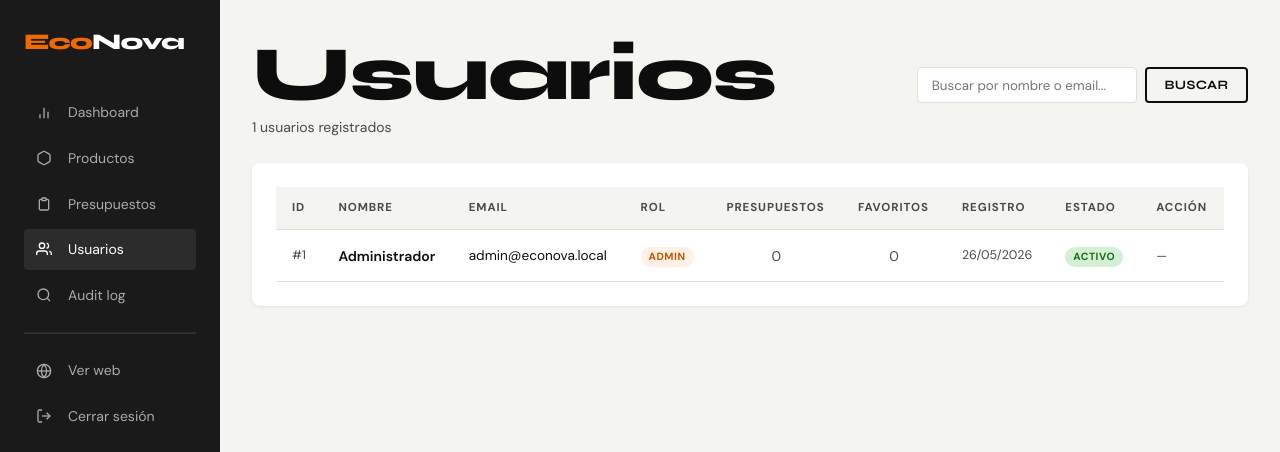
The app's page /admin/usuarios.php (signed in) with its own data.
### tables this page shows
CREATE TABLE usuarios (
  id          INT UNSIGNED AUTO_INCREMENT PRIMARY KEY,
  nombre      VARCHAR(100)        NOT NULL,
  email       VARCHAR(180)        NOT NULL UNIQUE,
  password    VARCHAR(255)        NOT NULL,           
  rol         ENUM('cliente','admin') NOT NULL DEFAULT 'cliente',
  activo      TINYINT(1)          NOT NULL DEFAULT 1,
  created_at  TIMESTAMP           NOT NULL DEFAULT CURRENT_TIMESTAMP,
  updated_at  TIMESTAMP           NOT NULL DEFAULT CURRENT_TIMESTAMP ON UPDATE CURRENT_TIMESTAMP,
  INDEX idx_email (email),
  INDEX idx_rol   (rol)
);

### includes/db.php (called while the page is built, shortened)
<?php
class Database {
    private static ?PDO $instance = null;
    public static function get(): PDO {
        if (self::$instance === null) {
            $dsn = sprintf(
                'mysql:host=%s;dbname=%s;charset=%s',
                DB_HOST, DB_NAME, DB_CHARSET
            );
            $options = [
                PDO::ATTR_ERRMODE            => PDO::ERRMODE_EXCEPTION,
                PDO::ATTR_DEFAULT_FETCH_MODE => PDO::FETCH_ASSOC,
                PDO::ATTR_EMULATE_PREPARES   => false,
                PDO::MYSQL_ATTR_INIT_COMMAND => "SET NAMES utf8mb4 COLLATE utf8mb4_unicode_ci",
            ];
            try {
                self::$instance = new PDO($dsn, DB_USER, DB_PASS, $options);
            } catch (PDOException $e) {
                error_log('DB connection error: ' . $e->getMessage());
                die('Error de conexión con la base de datos. Inténtalo más tarde.');
            }
        }
        return self::$instance;
    }
}
function db(): PDO { return Database::get(); }

### includes/security.php (called while the page is built, shortened)
<?php
require_once __DIR__ . '/db.php';
function e(string $str): string {
    return htmlspecialchars($str, ENT_QUOTES | ENT_HTML5, 'UTF-8');
}

### admin/usuarios.php (the view, shortened to what this page needs)
<?php
require_once __DIR__ . '/../includes/db.php';
require_once __DIR__ . '/../includes/security.php';
$busq  = trim(strip_tags($_GET['q'] ?? ''));
$where = $busq ? 'WHERE (nombre LIKE ? OR email LIKE ?)' : '';
$pars  = $busq ? ['%'.$busq.'%', '%'.$busq.'%'] : [];
$stmt = db()->prepare(
    "SELECT u.*,
            (SELECT COUNT(*) FROM presupuestos p WHERE p.usuario_id=u.id) AS num_presupuestos,
            (SELECT COUNT(*) FROM favoritos f WHERE f.usuario_id=u.id) AS num_favoritos
     FROM usuarios u
     $where
     ORDER BY u.created_at DESC"
);
$stmt->execute($pars);
$usuarios = $stmt->fetchAll();
?>
<!DOCTYPE html>
<html lang="es">
<head>
  <link rel="stylesheet" href="<?= BASE_URL ?>/assets/css/style.css">
</head>
<body>
<div class="admin-layout">
  <aside class="admin-sidebar">
    <a href="<?= BASE_URL ?>/index.php" class="logo">
      <span class="logo-eco">Eco</span><span class="logo-nova" style="color:#fff">Nova</span>
    </a>
    <nav class="admin-nav">
      <a href="<?= BASE_URL ?>/admin/index.php"><svg viewBox="0 0 24 24" width="16" height="16" fill="none" stroke="currentColor" stroke-width="2" style="vertical-align:middle;margin-right:4px"><line x1="18" y1="20" x2="18" y2="10"/><line x1="12" y1="20" x2="12" y2="4"/><line x1="6" y1="20" x2="6" y2="14"/></svg> Dashboard</a>
      <a href="<?= BASE_URL ?>/admin/productos.php"><svg viewBox="0 0 24 24" width="16" height="16" fill="none" stroke="currentColor" stroke-width="2" style="vertical-align:middle;margin-right:4px"><path d="M21 16V8a2 2 0 0 0-1-1.73l-7-4a2 2 0 0 0-2 0l-7 4A2 2 0 0 0 3 8v8a2 2 0 0 0 1 1.73l7 4a2 2 0 0 0 2 0l7-4A2 2 0 0 0 21 16z"/></svg> Productos</a>
      <a href="<?= BASE_URL ?>/admin/presupuestos.php"><svg viewBox="0 0 24 24" width="16" height="16" fill="none" stroke="currentColor" stroke-width="2" style="vertical-align:middle;margin-right:4px"><path d="M9 5H7a2 2 0 0 0-2 2v12a2 2 0 0 0 2 2h10a2 2 0 0 0 2-2V7a2 2 0 0 0-2-2h-2"/><rect x="9" y="3" width="6" height="4" rx="1"/></svg> Presupuestos</a>
      <a href="<?= BASE_URL ?>/admin/usuarios.php" class="active"><svg viewBox="0 0 24 24" width="16" height="16" fill="none" stroke="currentColor" stroke-width="2" style="vertical-align:middle;margin-right:4px"><path d="M17 21v-2a4 4 0 0 0-4-4H5a4 4 0 0 0-4 4v2"/><circle cx="9" cy="7" r="4"/><path d="M23 21v-2a4 4 0 0 0-3-3.87"/><path d="M16 3.13a4 4 0 0 1 0 7.75"/></svg> Usuarios</a>
      <a href="<?= BASE_URL ?>/admin/audit.php"><svg viewBox="0 0 24 24" width="16" height="16" fill="none" stroke="currentColor" stroke-width="2" style="vertical-align:middle;margin-right:4px"><circle cx="11" cy="11" r="8"/><path d="m21 21-4.35-4.35"/></svg> Audit log</a>
      <hr style="border-color:rgba(255,255,255,.1); margin:1rem 0">
      <a href="<?= BASE_URL ?>/index.php"> Ver web</a>
      <a href="<?= BASE_URL ?>/pages/logout.php"><svg viewBox="0 0 24 24" width="16" height="16" fill="none" stroke="currentColor" stroke-width="2" style="vertical-align:middle;margin-right:4px"><path d="M9 21H5a2 2 0 0 1-2-2V5a2 2 0 0 1 2-2h4"/><polyline points="16 17 21 12 16 7"/><line x1="21" y1="12" x2="9" y2="12"/></svg> Cerrar sesión</a>
    </nav>
  </aside>
  <div class="admin-content">
    <div style="display:flex; justify-content:space-between; align-items:center; margin-bottom:1.5rem; flex-wrap:wrap; gap:1rem">
      <div>
        <h1>Usuarios</h1>
        <p style="color:var(--gris-medio); font-size:.875rem"><?= count($usuarios) ?> usuarios registrados</p>
      </div>
      <form method="GET" style="display:flex; gap:.5rem">
        <input type="search" name="q" value="<?= e($busq) ?>"
               placeholder="Buscar por nombre o email..."
               style="padding:.5rem .875rem; border:1px solid var(--borde); border-radius:4px; font-family:var(--font-body); min-width:220px">
        <button type="submit" class="btn btn-outline btn-sm">Buscar</button>
      </form>
    </div>
    <div class="admin-card">
      <table class="tabla-admin">
        <thead>
          <tr>
            <th>ID</th>
            <th>Nombre</th>
            <th>Email</th>
            <th>Rol</th>
            <th>Presupuestos</th>
            <th>Favoritos</th>
            <th>Registro</th>
            <th>Estado</th>
            <th>Acción</th>
          </tr>
        </thead>
        <tbody>
          <?php if (empty($usuarios)): ?>
            <tr>
              <td colspan="9" style="text-align:center; color:var(--gris-medio); padding:2rem">
                Sin resultados para "<?= e($busq) ?>".
              </td>
            </tr>
          <?php else: foreach ($usuarios as $u): ?>
            <tr <?= !$u['activo'] ? 'style="opacity:.45"' : '' ?>>
              <td style="font-size:.78rem; color:var(--gris-medio)">#<?= $u['id'] ?></td>
              <td style="font-weight:600"><?= e($u['nombre']) ?></td>
              <td style="font-size:.85rem"><?= e($u['email']) ?></td>
              <td>
                <?php if ($u['rol'] === 'admin'): ?>
                  <span class="badge" style="background:var(--naranja-lite); color:var(--naranja-dark)">Admin</span>
                <?php else: ?>
                  <span class="badge" style="background:var(--gris-lite); color:var(--gris-medio)">Cliente</span>
                <?php endif; ?>
              </td>
              <td style="text-align:center">
                <?php if ($u['num_presupuestos'] > 0): ?>
                  <a href="<?= BASE_URL ?>/admin/presupuestos.php"
                     style="color:var(--naranja); font-weight:700"><?= $u['num_presupuestos'] ?></a>
                <?php else: ?>
                  <span style="color:var(--gris-medio)">0</span>
                <?php endif; ?>
              </td>
              <td style="text-align:center; color:var(--gris-medio)"><?= $u['num_favoritos'] ?></td>
              <td style="font-size:.78rem; color:var(--gris-medio)">
                <?= date('d/m/Y', strtotime($u['created_at'])) ?>
              </td>
              <td>
                <?php if ($u['activo']): ?>
                  <span class="badge" style="background:#D4F0D4; color:#1A6B1A">Activo</span>
                <?php else: ?>
                  <span class="badge" style="background:#FFE5E5; color:#8B1A1A">Inactivo</span>
                <?php endif; ?>
              </td>
              <td>
                <?php if ($u['id'] !== (int)$_SESSION['usuario_id'] && $u['rol'] !== 'admin'): ?>
                  <form method="POST" style="display:inline">
                    <?= csrf_field() ?>
                    <input type="hidden" name="usuario_id" value="<?= $u['id'] ?>">
                    <button name="toggle_activo" value="1"
                            class="btn btn-outline btn-sm"
                            onclick="return confirm('¿Cambiar estado del usuario?')">
                      <?= $u['activo'] ? 'Desactivar' : 'Activar' ?>
                    </button>
                  </form>
                <?php else: ?>
                  <span style="font-size:.78rem; color:var(--gris-medio)">—</span>
                <?php endif; ?>
              </td>
            </tr>
          <?php endforeach; endif; ?>
        </tbody>
      </table>
    </div>
  </div>
</div>
</body>
</html>

### assets/css/style.css (style rules this page uses)
:root { --naranja: #F06A00; --naranja-dark:#C45500; --naranja-lite:#FFF0E6; --negro: #0D0D0D; --gris-oscuro: #1A1A1A; --gris-medio: #4A4A4A; --gris-lite: #F4F4F0; --crema: #FAFAF7; --blanco: #FFFFFF; --borde: #E0E0D8; --font-display: 'Syne', sans-serif; --font-body: 'DM Sans', sans-serif; --radius: 4px; --radius-lg: 8px; --shadow-sm: 0 1px 3px rgba(0,0,0,.08); --shadow-md: 0 4px 16px rgba(0,0,0,.10); --shadow-lg: 0 12px 40px rgba(0,0,0,.14); --max-width: 1200px; --transition: .2s ease; }
*, *::before, *::after { box-sizing: border-box; margin: 0; padding: 0; }
html { scroll-behavior: smooth; }
body { font-family: var(--font-body); font-size: 16px; line-height: 1.6; color: var(--negro); background: var(--crema); -webkit-font-smoothing: antialiased; }
a { color: inherit; text-decoration: none; }
h1, h2, h3, h4, h5 { font-family: var(--font-display); font-weight: 800; line-height: 1.1; letter-spacing: -.02em; }
h1 { font-size: clamp(2.4rem, 6vw, 5rem); }
.btn { display: inline-flex; align-items: center; gap: .5rem; padding: .75rem 1.75rem; font-family: var(--font-display); font-size: .9rem; font-weight: 700; letter-spacing: .03em; border-radius: var(--radius); border: 2px solid transparent; cursor: pointer; transition: var(--transition); text-transform: uppercase; }
.btn-outline { background: transparent; color: var(--negro); border-color: var(--negro); }
.btn-sm { padding: .5rem 1.1rem; font-size: .8rem; }
.logo { font-family: var(--font-display); font-size: 1.4rem; font-weight: 800; letter-spacing: -.03em; flex-shrink: 0; }
.logo-eco { color: var(--naranja); }
.logo-nova { color: var(--negro); }
.badge { font-size: .65rem; font-weight: 700; padding: .2rem .5rem; border-radius: 999px; text-transform: uppercase; letter-spacing: .05em; }
.admin-layout { display: grid; grid-template-columns: 220px 1fr; min-height: 100vh; }
.admin-sidebar { background: var(--gris-oscuro); color: var(--blanco); padding: 1.5rem; }
.admin-sidebar .logo { color: var(--blanco); margin-bottom: 2rem; display: block; }
.admin-nav a { display: flex; align-items: center; gap: .75rem; padding: .6rem .75rem; border-radius: var(--radius); font-size: .875rem; color: #AAAAAA; transition: var(--transition); margin-bottom: .25rem; }
.admin-nav a:hover, .admin-nav a.active { background: rgba(255,255,255,.08); color: var(--blanco); }
.admin-content { padding: 2rem; background: var(--gris-lite); }
.admin-card { background: var(--blanco); border-radius: var(--radius-lg); padding: 1.5rem; box-shadow: var(--shadow-sm); }
.tabla-admin { width: 100%; border-collapse: collapse; font-size: .875rem; }
.tabla-admin th { text-align: left; padding: .75rem 1rem; background: var(--gris-lite); font-size: .72rem; text-transform: uppercase; letter-spacing: .08em; color: var(--gris-medio); border-bottom: 1px solid var(--borde); }
.tabla-admin td { padding: .875rem 1rem; border-bottom: 1px solid var(--borde); vertical-align: middle; }

### records on screen
usuarios: id "1", nombre "Administrador", email "admin@econova.local", rol "ADMIN", num_favoritos "0", created_at "26/05/2026", activo "ACTIVO"

### other values on screen
count($usuarios) "1"
